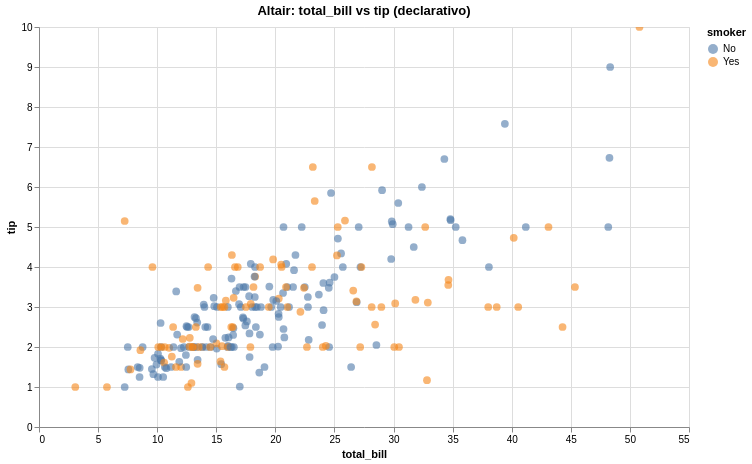

Write notebook code for a chart like this one.
### Markdown cell above
3. Altair

### Code cell
import altair as alt

alt.Chart(tips).mark_circle(size=60, opacity=0.6).encode(
    x="total_bill:Q",
    y="tip:Q",
    color="smoker:N",
    tooltip=["total_bill", "tip", "smoker", "day", "sex"]
).properties(
    width=650,
    height=400,
    title="Altair: total_bill vs tip (declarativo)"
).interactive()

### Figure 1 — Vega-Lite specification as saved in the notebook (floating-point values rounded to 4 significant figures; data arrays with more than 128 entries replaced by an {"elided": "..."} marker saying what was removed)
{"config": {"view": {"continuousWidth": 300, "continuousHeight": 300}}, "data": {"name": "data-f795d6974a782cd165ff81948ea68153"}, "mark": {"type": "circle", "opacity": 0.6, "size": 60}, "encoding": {"color": {"field": "smoker", "type": "nominal"}, "tooltip": [{"field": "total_bill", "type": "quantitative"}, {"field": "tip", "type": "quantitative"}, {"field": "smoker", "type": "nominal"}, {"field": "day", "type": "nominal"}, {"field": "sex", "type": "nominal"}], "x": {"field": "total_bill", "type": "quantitative"}, "y": {"field": "tip", "type": "quantitative"}}, "height": 400, "params": [{"name": "param_2", "select": {"type": "interval", "encodings": ["x", "y"]}, "bind": "scales"}], "title": "Altair: total_bill vs tip (declarativo)", "width": 650, "$schema": "https://vega.github.io/schema/vega-lite/v5.20.1.json", "datasets": {"data-f795d6974a782cd165ff81948ea68153": {"elided": "244 records"}}}
